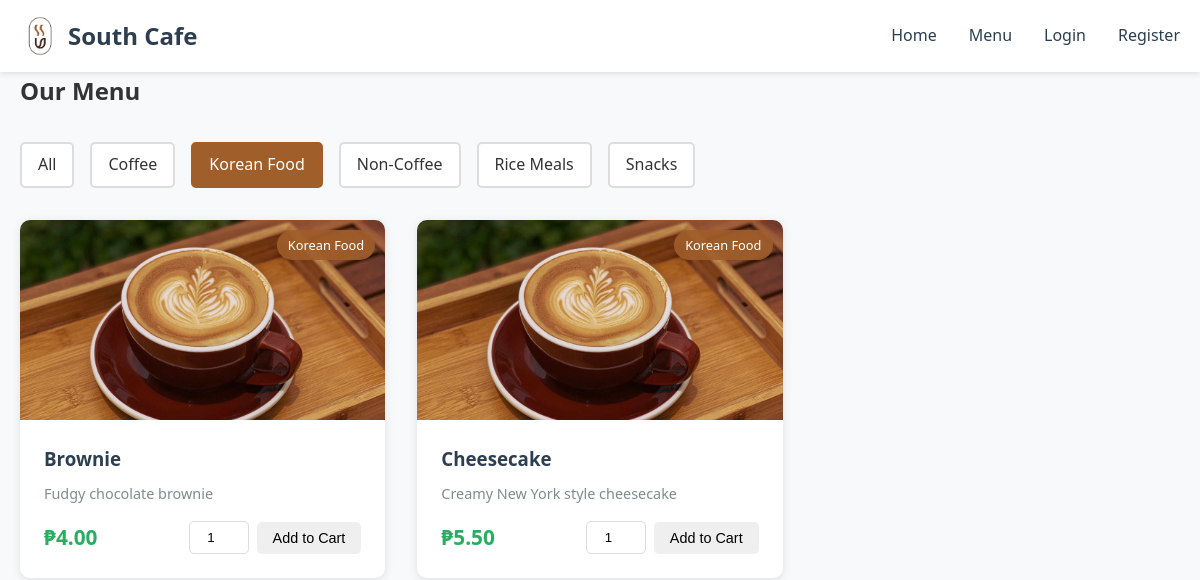
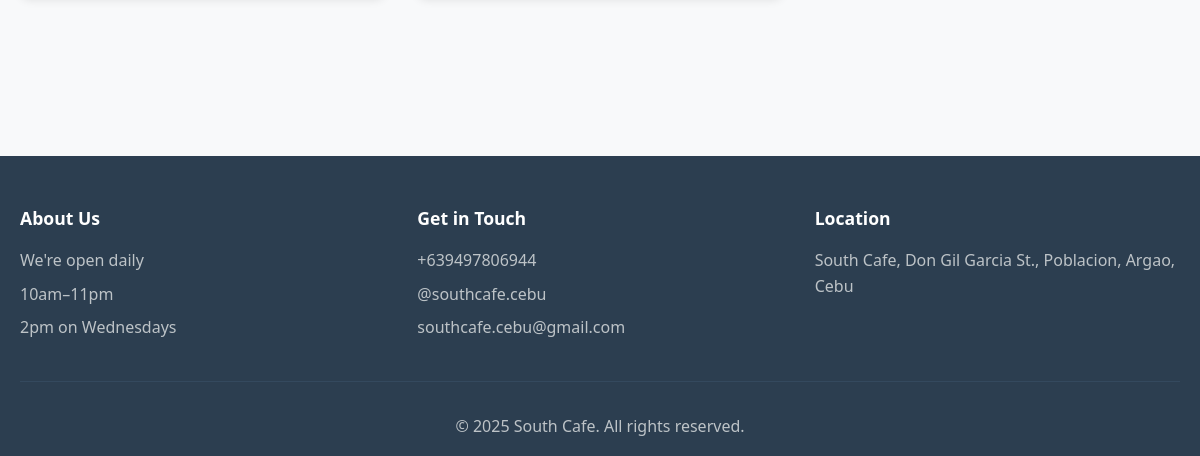
The page /menu.php?category=5 on the database as committed earlier (2 pictures, top to bottom).
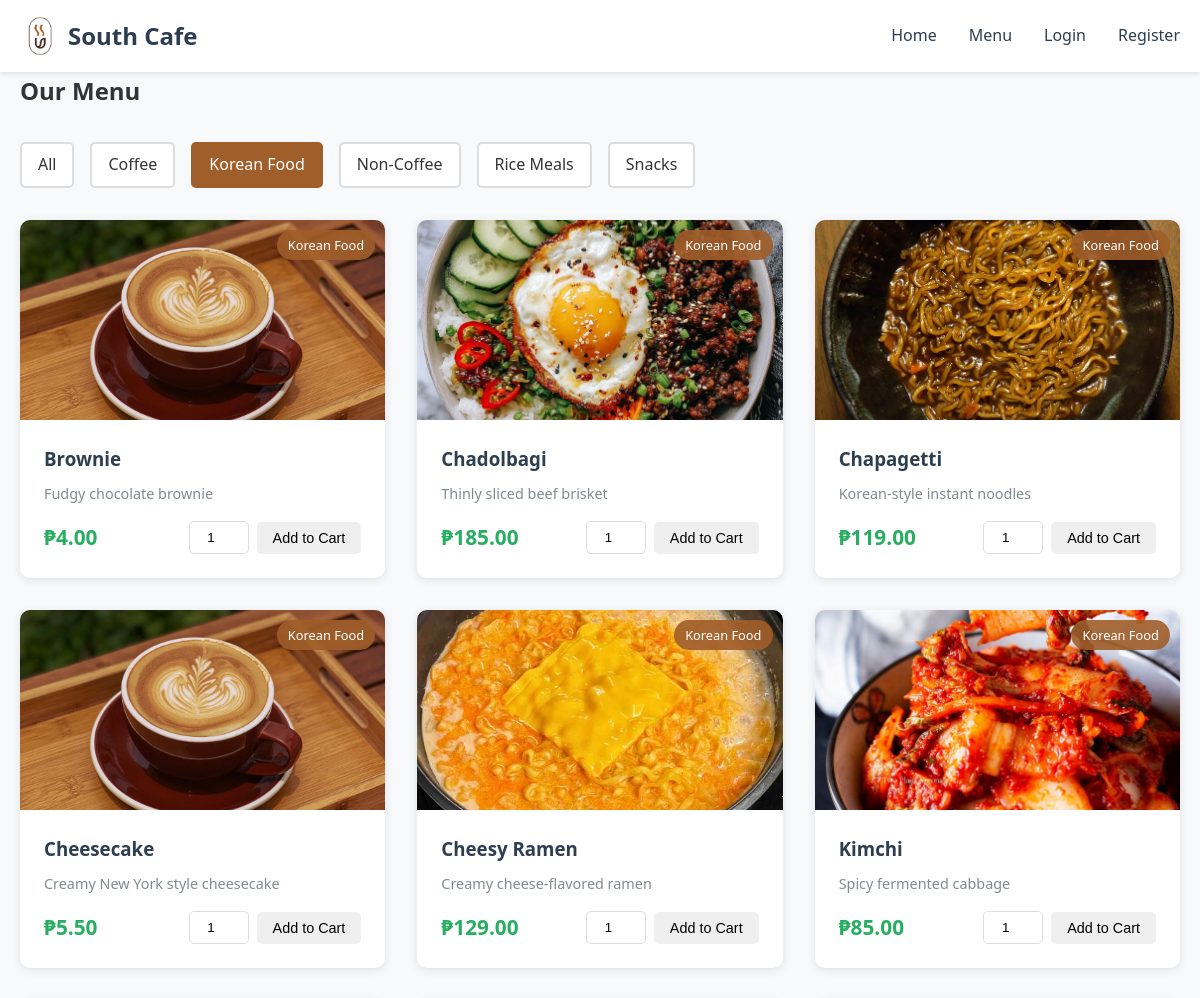
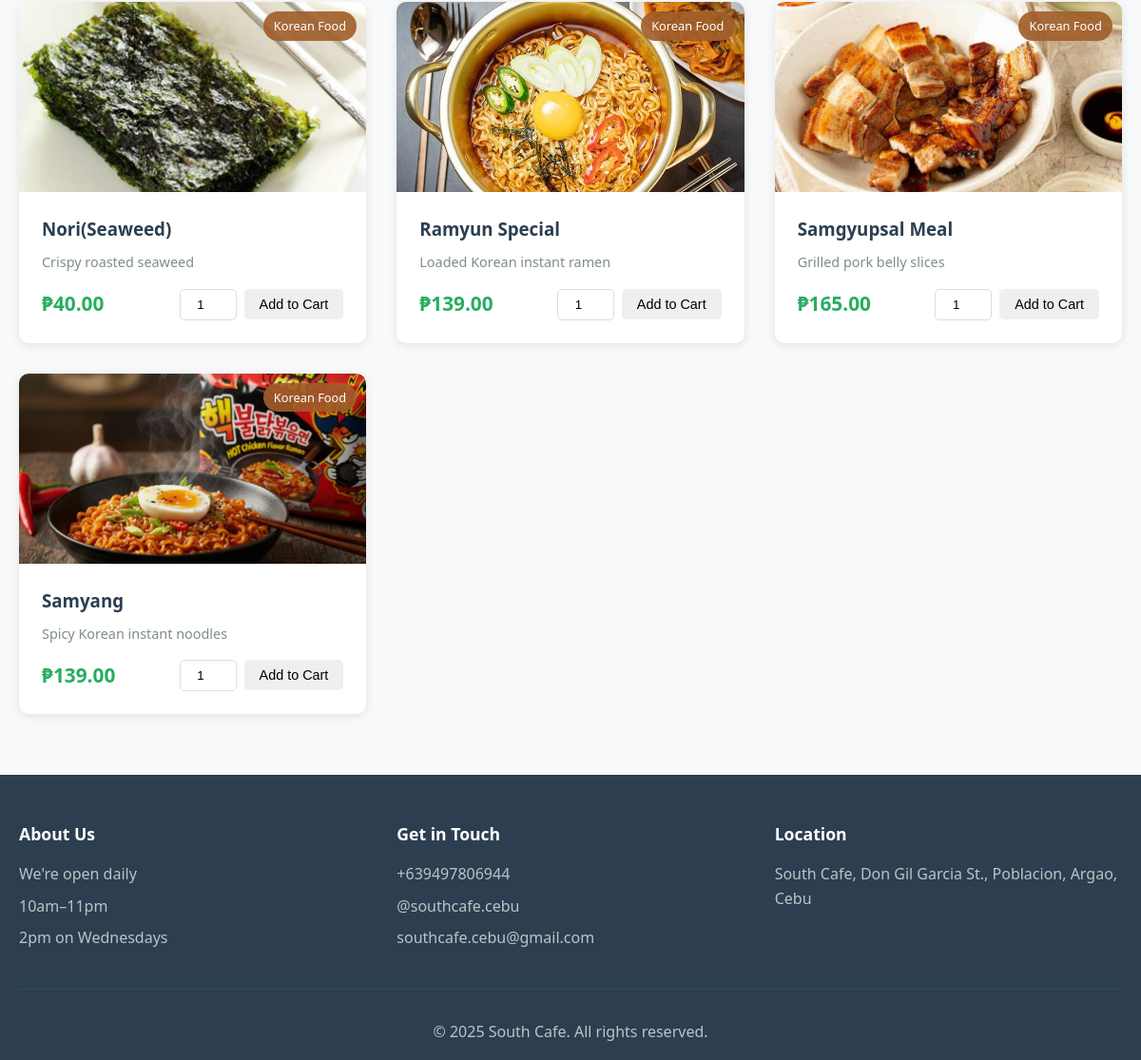
The same page on the database as committed later (2 pictures, top to bottom).
### tables this page shows
CREATE TABLE IF NOT EXISTS categories (
    id INT AUTO_INCREMENT PRIMARY KEY,
    name VARCHAR(50) NOT NULL,
    description TEXT
);

CREATE TABLE IF NOT EXISTS products (
    id INT AUTO_INCREMENT PRIMARY KEY,
    name VARCHAR(100) NOT NULL,
    description TEXT,
    price DECIMAL(10, 2) NOT NULL,
    category_id INT,
    image VARCHAR(255),
    available BOOLEAN DEFAULT TRUE,
    created_at TIMESTAMP DEFAULT CURRENT_TIMESTAMP,
    FOREIGN KEY (category_id) REFERENCES categories(id)
);

### config.php (called while the page is built, shortened)
<?php
function isLoggedIn() {
    return isset($_SESSION['user_id']);
}
?>

### menu.php (the view, shortened to what this page needs)
<?php
require_once 'config.php';
$categories_query = "SELECT * FROM categories ORDER BY name";
$categories_result = mysqli_query($conn, $categories_query);
$categories = mysqli_fetch_all($categories_result, MYSQLI_ASSOC);
$category_filter = isset($_GET['category']) ? (int)$_GET['category'] : 0;
if ($category_filter > 0) {
    $products_query = "SELECT p.*, c.name as category_name FROM products p
                       LEFT JOIN categories c ON p.category_id = c.id
                       WHERE p.available = 1 AND p.category_id = ?
                       ORDER BY p.name";
    $stmt = mysqli_prepare($conn, $products_query);
    mysqli_stmt_bind_param($stmt, "i", $category_filter);
    mysqli_stmt_execute($stmt);
    $products_result = mysqli_stmt_get_result($stmt);
} else {
    $products_query = "SELECT p.*, c.name as category_name FROM products p
                       LEFT JOIN categories c ON p.category_id = c.id
                       WHERE p.available = 1
                       ORDER BY c.name, p.name";
    $products_result = mysqli_query($conn, $products_query);
}
$products = mysqli_fetch_all($products_result, MYSQLI_ASSOC);
include 'includes/header.php';
?>
<div class="container">
    <h2>Our Menu</h2>
    <div class="filter-section">
        <a href="menu.php" class="filter-btn <?php echo $category_filter == 0 ? 'active' : ''; ?>">All</a>
        <?php foreach ($categories as $category): ?>
            <a href="menu.php?category=<?php echo $category['id']; ?>"
               class="filter-btn <?php echo $category_filter == $category['id'] ? 'active' : ''; ?>">
                <?php echo htmlspecialchars($category['name']); ?>
            </a>
        <?php endforeach; ?>
    </div>
    <div class="product-grid">
        <?php if (count($products) > 0): ?>
            <?php foreach ($products as $product): ?>
                <div class="product-card">
                    <div class="product-image">
                        <img src="images/<?php echo htmlspecialchars($product['image']); ?>"
                             alt="<?php echo htmlspecialchars($product['name']); ?>"
                             onerror="this.src='images/placeholder.jpg'">
                        <span class="category-badge"><?php echo htmlspecialchars($product['category_name']); ?></span>
                    </div>
                    <div class="product-info">
                        <h3><?php echo htmlspecialchars($product['name']); ?></h3>
                        <p class="product-description"><?php echo htmlspecialchars($product['description']); ?></p>
                        <div class="product-footer">
                            <span class="price">₱<?php echo number_format($product['price'], 2); ?></span>
                            <form method="POST" action="menu.php" class="add-to-cart-form">
                                <input type="number" name="quantity" value="1" min="1" max="99" class="quantity-input">
                                <button type="submit" name="add_to_cart" class="btn btn-small">Add to Cart</button>
                            </form>
                        </div>
                    </div>
                </div>
            <?php endforeach; ?>
        <?php else: ?>
            <p class="no-products">No products found in this category.</p>
        <?php endif; ?>
    </div>
</div>
<?php include 'includes/footer.php'; ?>

### includes/header.php (shortened to what this page needs)
<!DOCTYPE html>
<html lang="en">
<head>
    <link rel="stylesheet" href="style.css">
</head>
<body>
    <nav class="navbar">
        <div class="container">
            <div class="nav-brand">
                <a href="index.php">
                    <img src="images/logo.png" alt="South Cafe Logo" class="logo">
                    South Cafe
                </a>
            </div>
            <ul class="nav-menu">
                <li><a href="index.php">Home</a></li>
                <li><a href="menu.php">Menu</a></li>
                <?php if (isLoggedIn()): ?>
                    <li><a href="cart.php">Cart</a></li>
                    <li><a href="orders.php">My Orders</a></li>
                    <li><a href="logout.php">Logout</a></li>
                <?php else: ?>
                    <li><a href="login.php">Login</a></li>
                    <li><a href="register.php">Register</a></li>
                <?php endif; ?>
            </ul>
        </div>
    </nav>
    <main class="main-content">

### includes/footer.php
    </main>
    <footer class="footer">
        <div class="container">
            <div class="footer-content">
                <div class="footer-section">
                    <h3>About Us</h3>
                    <p>We're open daily</p>
                    <p>10am–11pm</p>
                    <p>2pm on Wednesdays</p>
                </div>
                <div class="footer-section">
                    <h3>Get in Touch</h3>
                    <p>+639497806944</p>
                    <p>@southcafe.cebu</p>
                    <p>southcafe.cebu@gmail.com</p>
                </div>
                <div class="footer-section">
                    <h3>Location</h3>
                    <p><a href="https://maps.google.com/?q=South+Cafe,+Don+Gil+Garcia+St.,+Poblacion,+Argao,+Cebu" target="_blank" class="footer-link">South Cafe, Don Gil Garcia St., Poblacion, Argao, Cebu</a></p>
                </div>
            </div>
            <div class="footer-bottom">
                <p>&copy; <?php echo date('Y'); ?> South Cafe. All rights reserved.</p>
            </div>
        </div>
    </footer>
</body>
</html>

### style.css (style rules this page uses)
* { margin: 0; padding: 0; box-sizing: border-box; }
body { font-family: 'Segoe UI', Tahoma, Geneva, Verdana, sans-serif; line-height: 1.6; color: #333; background-color: #f8f9fa; }
.container { max-width: 1200px; margin: 0 auto; padding: 0 20px; }
.navbar { background-color: white; color: #333; padding: 1rem 0; box-shadow: 0 2px 5px rgba(0,0,0,0.1); }
.navbar .container { display: flex; justify-content: space-between; align-items: center; }
.nav-brand a { color: #2c3e50; text-decoration: none; font-size: 1.5rem; font-weight: bold; display: flex; align-items: center; gap: 0.5rem; }
.nav-brand .logo { width: 40px; height: 40px; object-fit: contain; }
.nav-menu { display: flex; list-style: none; gap: 2rem; }
.nav-menu a { color: #2c3e50; text-decoration: none; transition: color 0.3s; }
.btn { display: inline-block; padding: 0.75rem 1.5rem; border: none; border-radius: 5px; cursor: pointer; text-decoration: none; transition: all 0.3s; font-size: 1rem; }
.btn-small { padding: 0.5rem 1rem; font-size: 0.9rem; }
.product-grid { display: grid; grid-template-columns: repeat(auto-fill, minmax(280px, 1fr)); gap: 2rem; margin: 2rem 0; }
.product-card { background: white; border-radius: 10px; overflow: hidden; box-shadow: 0 2px 10px rgba(0,0,0,0.1); transition: transform 0.3s; }
.product-image { position: relative; height: 200px; overflow: hidden; background-color: #ecf0f1; }
.product-image img { width: 100%; height: 100%; object-fit: cover; }
.category-badge { position: absolute; top: 10px; right: 10px; background-color: rgba(160, 94, 42, 0.9); color: white; padding: 0.3rem 0.7rem; border-radius: 20px; font-size: 0.8rem; }
.product-info { padding: 1.5rem; }
.product-info h3 { margin-bottom: 0.5rem; color: #2c3e50; }
.product-description { color: #7f8c8d; font-size: 0.9rem; margin-bottom: 1rem; }
.product-footer { display: flex; justify-content: space-between; align-items: center; margin-top: 1rem; }
.price { font-size: 1.3rem; font-weight: bold; color: #27ae60; }
.filter-section { display: flex; gap: 1rem; margin: 2rem 0; flex-wrap: wrap; }
.filter-btn { padding: 0.5rem 1rem; background-color: white; border: 2px solid #ddd; border-radius: 5px; text-decoration: none; color: #333; transition: all 0.3s; }
.filter-btn:hover, .filter-btn.active { background-color: #A05E2A; color: white; border-color: #A05E2A; }
.add-to-cart-form { display: flex; gap: 0.5rem; align-items: center; }
.quantity-input { width: 60px; padding: 0.5rem; border: 1px solid #ddd; border-radius: 5px; text-align: center; }
.footer { background-color: #2c3e50; color: white; padding: 3rem 0 1rem 0; margin-top: 4rem; }
.footer-content { display: grid; grid-template-columns: repeat(auto-fit, minmax(250px, 1fr)); gap: 2rem; margin-bottom: 2rem; }
.footer-section h3 { margin-bottom: 1rem; color: white; font-size: 1.1rem; }
.footer-section p { color: #bdc3c7; margin-bottom: 0.5rem; line-height: 1.6; }
.footer-link { color: #bdc3c7; text-decoration: none; transition: color 0.3s; }
.footer-bottom { text-align: center; padding-top: 2rem; border-top: 1px solid #34495e; }
.footer-bottom p { color: #bdc3c7; }
.main-content { min-height: calc(100vh - 200px); }

Rows that differ between the two databases and show on the page:
added products: image+name (picture), category.name "Korean Food", name "Chadolbagi", description "Thinly sliced beef brisket", price "185.00"
added products: image+name (picture), category.name "Korean Food", name "Chapagetti", description "Korean-style instant noodles", price "119.00"
added products: image+name (picture), category.name "Korean Food", name "Cheesy Ramen", description "Creamy cheese-flavored ramen", price "129.00"
added products: image+name (picture), category.name "Korean Food", name "Kimchi", description "Spicy fermented cabbage", price "85.00"
added products: image (picture), category.name "Korean Food", name "Nori(Seaweed)", description "Crispy roasted seaweed", price "40.00"
added products: image+name (picture), category.name "Korean Food", name "Ramyun Special", description "Loaded Korean instant ramen", price "139.00"
added products: image+name (picture), category.name "Korean Food", name "Samgyupsal Meal", description "Grilled pork belly slices", price "165.00"
added products: image+name (picture), category.name "Korean Food", name "Samyang", description "Spicy Korean instant noodles", price "139.00"
